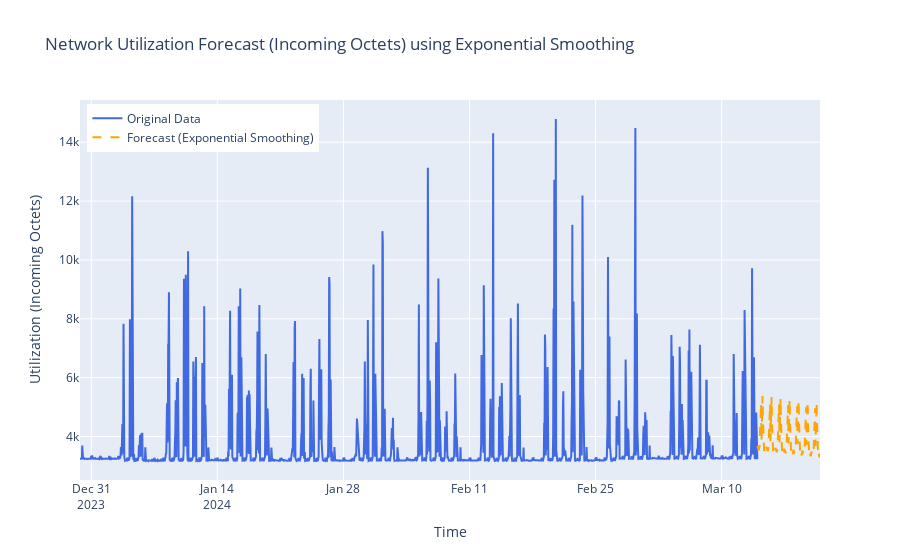

The notebook cell saved with this chart:
### Markdown cell above
Plotting Exponential Smoothing for Incoming Octets , and then making forecastsw based on that data. Followed by we iterate the same process for Outgoing octets of utilisation data

### Code cell
import plotly.graph_objs as go
from plotly.subplots import make_subplots

# Fit Exponential Smoothing Model
model_ets = ExponentialSmoothing(data_hourly['ifHCInOctets'], trend='add', seasonal='add', seasonal_periods=24).fit()

# Forecast for the next 7 days (168 hours)
forecast_ets = model_ets.forecast(steps=168)

# Plot
fig = make_subplots()
fig.add_trace(go.Scatter(
    x=data_hourly.index, 
    y=data_hourly['ifHCInOctets'], 
    mode='lines', 
    name='Original Data',
    line=dict(color='royalblue')
))

# Forecasted data
forecast_index = pd.date_range(start=data_hourly.index[-1], periods=168, freq='H')
fig.add_trace(go.Scatter(
    x=forecast_index, 
    y=forecast_ets, 
    mode='lines', 
    name='Forecast (Exponential Smoothing)',
    line=dict(color='orange', dash='dash')
))
fig.update_layout(
    title="Network Utilization Forecast (Incoming Octets) using Exponential Smoothing",
    xaxis_title="Time",
    yaxis_title="Utilization (Incoming Octets)",
   # template="plotly_dark",
    legend=dict(x=0.01, y=0.99)
)
fig.show()

### Figure 1 — Plotly figure (JSON) as saved in the notebook; plotly's stock layout.template omitted (floating-point values rounded to 4 significant figures; data arrays with more than 128 entries replaced by an {"elided": "..."} marker saying what was removed)
{"data": [{"line": {"color": "royalblue"}, "mode": "lines", "name": "Original Data", "type": "scatter", "x": {"elided": "1805 str values"}, "y": {"elided": "1805 float values"}}, {"line": {"color": "orange", "dash": "dash"}, "mode": "lines", "name": "Forecast (Exponential Smoothing)", "type": "scatter", "x": {"elided": "168 str values"}, "y": {"elided": "168 float values"}}], "layout": {"legend": {"x": 0.01, "y": 0.99}, "title": {"text": "Network Utilization Forecast (Incoming Octets) using Exponential Smoothing"}, "xaxis": {"anchor": "y", "domain": [0, 1], "title": {"text": "Time"}}, "yaxis": {"anchor": "x", "domain": [0, 1], "title": {"text": "Utilization (Incoming Octets)"}}}}
